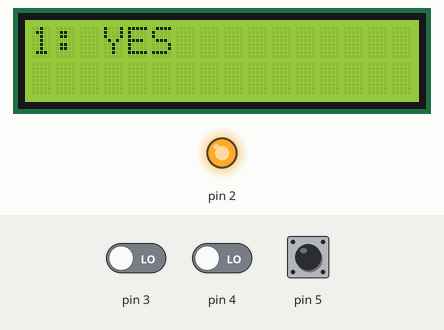
The sketch below on a simulated Arduino Uno, built with avr-gcc and run on an emulated ATmega328P. Parts: 16×2 character LCD, output pins drawn as LEDs (lit = HIGH). The inputs (shaded band) are chosen by the test bench; at power-on: pin 3 LOW, pin 5 HIGH, pin 4 LOW.

Above: at 2.7 s.
2.8 s: pin 3 driven HIGH
At 4.0 s:
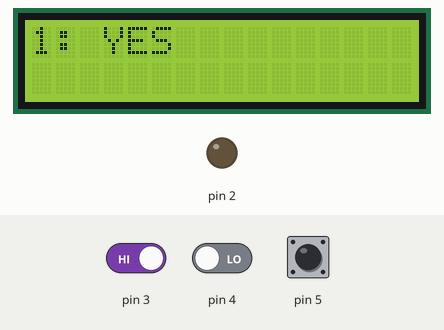
4.3 s: pin 3 driven LOW
At 5.5 s:
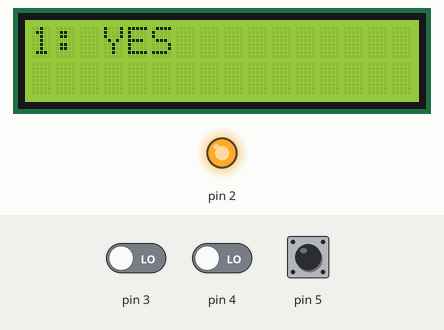
5.8 s: pin 5 driven LOW
At 7.0 s:
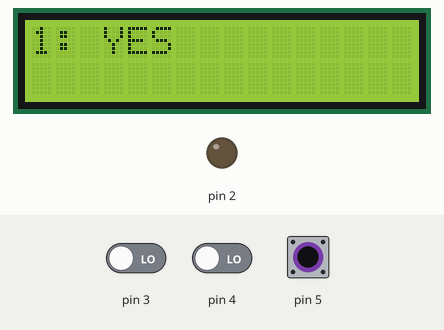
7.3 s: pin 5 driven HIGH
At 7.6 s:
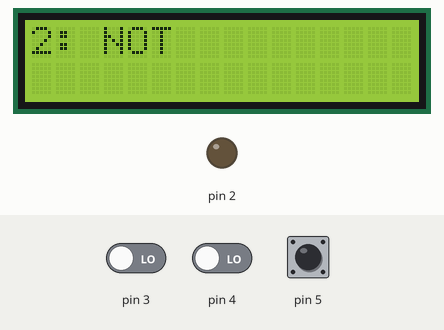
8.8 s: pin 3 driven HIGH
At 10.0 s:
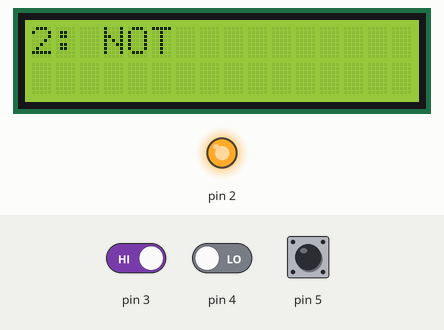
10.3 s: pin 5 pulsed LOW 5 times (0.12 s each, 0.3 s apart)
At 12.8 s:
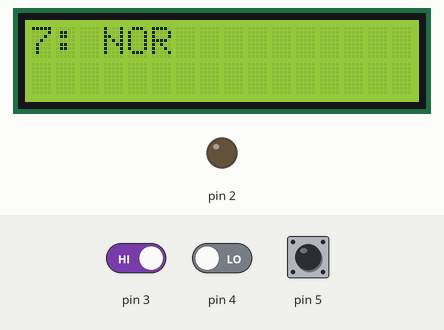
Timing chart, 0 to 14.3 s (numbered marks = the images above; inputs shaded):
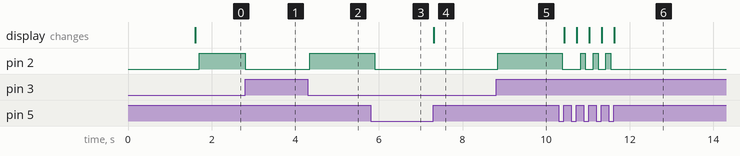

The sketch:

learn_logic_gates_with_arduino.ino
```cpp
/* Github: https://github.com/Greeniac
Beware that this code is very inefficient and im stil pretty much a begginer.

Pins:
an I2C LCD to your i2c pins, if you dont know your i2c pin you can just google it, and make sure that you edit line 24 to match the size and address of your display
Led to pin 2, this led will show the state of the output as 1 = lit, 0 = off.
"A" Button to pin 3.
"B" Button to pin 4.
"C" Button to pin 5.

The buttons should output Low (Ground) when pressed and High (5v) when depressed.
The A & B buttons are inputs (YES & NOT will only use the A button because it only needs 1).

The C button is used to switch logic gates.

*/

#include <LiquidCrystal_I2C.h>
int Load = 0;
int a;
int b;
int s;
int Select = 0;
LiquidCrystal_I2C lcd(0x27,16,2);  // edit it out to match your display

void setup() {
  lcd.init();
  lcd.clear();
  lcd.backlight();
  pinMode(2,OUTPUT);

  lcd.setCursor(2,0);
  lcd.print("Logic Gates");
  lcd.setCursor(0,1);
  lcd.print("Github: Greeniac");
delay(1500);

Select = 1;
}

void loop() {

lcd.setCursor(2,0);
if ( digitalRead(5) == 0 && Select < 8){
  Select = Select + 1;
  digitalWrite(2,LOW);
  {delay(1);} while (digitalRead(5) == 0);
}
if ( digitalRead(5) == 0 && Select == 8){

 digitalWrite(2,LOW);
 Select = 0;
}
if (Select == 1){
    lcd.clear();
  lcd.setCursor(0,0);
  lcd.print("1: YES");
  delay(100);

}
else if (Select == 2){
    lcd.clear();
  lcd.setCursor(0,0);
  lcd.print("2: NOT");
  delay(100);
}
else if (Select == 3){
    lcd.clear();
  lcd.setCursor(0,0);
  lcd.print("3: AND");
  delay(100);
}
else if (Select == 4){
    lcd.clear();
  lcd.setCursor(0,0);
  lcd.print("4: OR");
  delay(100);
}
else if (Select == 5){
    lcd.clear();
  lcd.setCursor(0,0);
  lcd.print("5: XOR");
  delay(100);
}
else if (Select == 6){
    lcd.clear();
  lcd.setCursor(0,0);
  lcd.print("6: NAND");
  delay(100);
}
else if (Select == 7){
    lcd.clear();
  lcd.setCursor(0,0);
  lcd.print("7: NOR");
  delay(100);
}
else if (Select == 8){
    lcd.clear();
  lcd.setCursor(0,0);
  lcd.print("8: XNOR");
  delay(100);
}
if (Select == 1 && digitalRead(3) == 0){
  digitalWrite(2,HIGH);
}
 else if (Select == 1 && digitalRead(3) == 1){
  digitalWrite(2,LOW);
}
 else if (Select == 2 && digitalRead(3) == 0){
  digitalWrite(2,LOW);
}
 else if (Select == 2 && digitalRead(3) == 1){
  digitalWrite(2,HIGH);
}
 else if (Select == 3 && digitalRead(3) == 0 && digitalRead(4) == 0){
  digitalWrite(2,HIGH);
}
 else if (Select == 3 && digitalRead(3) == 1 || digitalRead(4) == 1){
  digitalWrite(2,LOW);
}
if (Select == 4 && digitalRead(3) == 0){
  digitalWrite(2,HIGH);
}
 else if (Select == 4 && digitalRead(4) == 0){
digitalWrite(2,HIGH);
}
if (Select == 4 && digitalRead(3) == 1 && digitalRead(4) == 1){
  digitalWrite(2,LOW);
}
if (Select == 5 && digitalRead(3) == 0 && digitalRead(4) == 1){
  digitalWrite(2,HIGH);
}
 if (Select == 5 && digitalRead(4) == 0 && digitalRead(3) == 1){
digitalWrite(2,HIGH);
}
 if (Select == 5 && digitalRead(3) == 1 && digitalRead(4) == 1){
  digitalWrite(2,LOW);
}
 if (Select == 5 && digitalRead(3) == 0 && digitalRead(4) == 0){
  digitalWrite(2,LOW);
}
if (Select == 6 && digitalRead(3) == 1 && digitalRead(4) == 0 ){
  digitalWrite(2,HIGH);
}
if (Select == 6 && digitalRead(3) == 0 && digitalRead(4) == 1 ){
  digitalWrite(2,HIGH);
}
 if (Select == 6 && digitalRead(3) == 1 && digitalRead(4) == 1 ){
  digitalWrite(2,HIGH);
 }
if (Select == 6 && digitalRead(3) == 0 && digitalRead(4) == 0){
  digitalWrite(2,LOW);
}
 else if (Select == 7 && digitalRead(4) == 0){
digitalWrite(2,LOW);
}
if (Select == 7 && digitalRead(3) == 1 && digitalRead(4) == 1){
  digitalWrite(2,HIGH);
}
if (Select == 8 && digitalRead(3) == 0 && digitalRead(4) == 1){
  digitalWrite(2,LOW);
}
 if (Select == 8 && digitalRead(4) == 0 && digitalRead(3) == 1){
digitalWrite(2,LOW);
}
 if (Select == 8 && digitalRead(3) == 1 && digitalRead(4) == 1){
  digitalWrite(2,HIGH);
}
 if (Select == 8 && digitalRead(3) == 0 && digitalRead(4) == 0){
  digitalWrite(2,HIGH);
}
}
```

Measured:
- after the input at 2.8 s, pin 2: HIGH → LOW at once
- after the input at 4.3 s, pin 2: LOW → HIGH after 0.05 s
- after the input at 5.8 s, pin 2: HIGH → LOW after 0.10 s
- after the input at 7.3 s, the display: changes at once (image 4)
- after the input at 8.8 s, pin 2: LOW → HIGH at once
- after the input at 10.3 s, pin 2: HIGH → LOW after 0.09 s, then repeats every 0.30 s: HIGH 0.11 s, LOW 0.19 s, until it stays LOW from 11.5 s; the display: first changes after 0.13 s (image 6 shows a later state)
